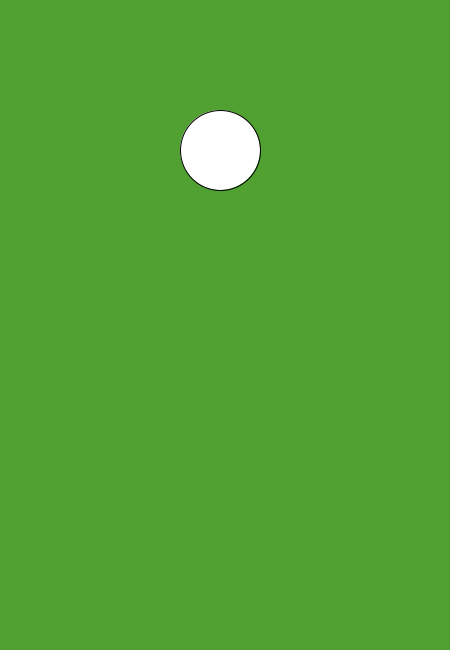
Frame 1 (no input)
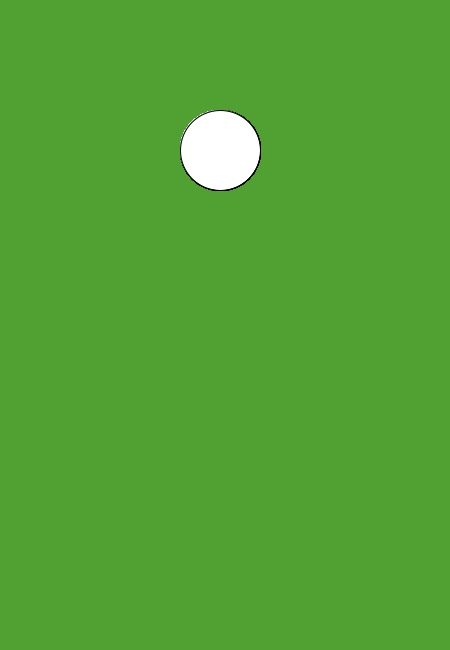
Frame 60 (the mouse pressed at the canvas centre just before this capture)
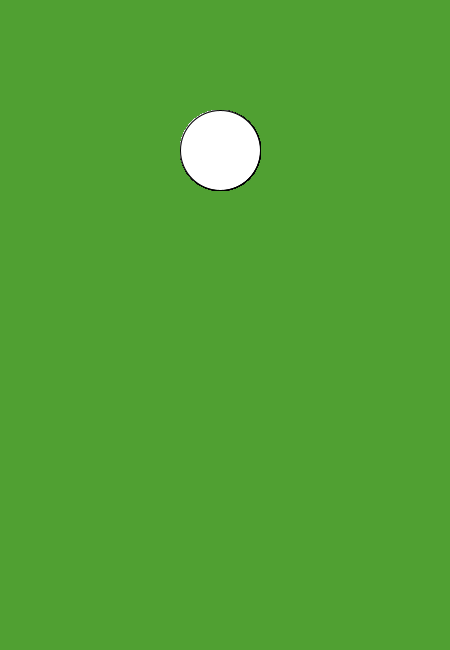
Frame 120 (the mouse held since frame 60 and released just before this capture)

The Processing sketch that drew these frames (run headless with seeded random() and noise(); from frame 60 on, the mouse is pressed at the canvas centre):

// Processing sketch: processing_88016
// ── processing_88016.pde

int RED = 80; //value for red
int GREEN = 160; //value for green
int BLUE = 50; //value for blue
int ellipseSize = 80; //value for ellipse

void setup(){
  size (450, 650); //size of applet
  background (RED, GREEN, BLUE); //background colour
} 
void draw(){
  ellipse (220, 150, ellipseSize, ellipseSize); //circle for head
  }
